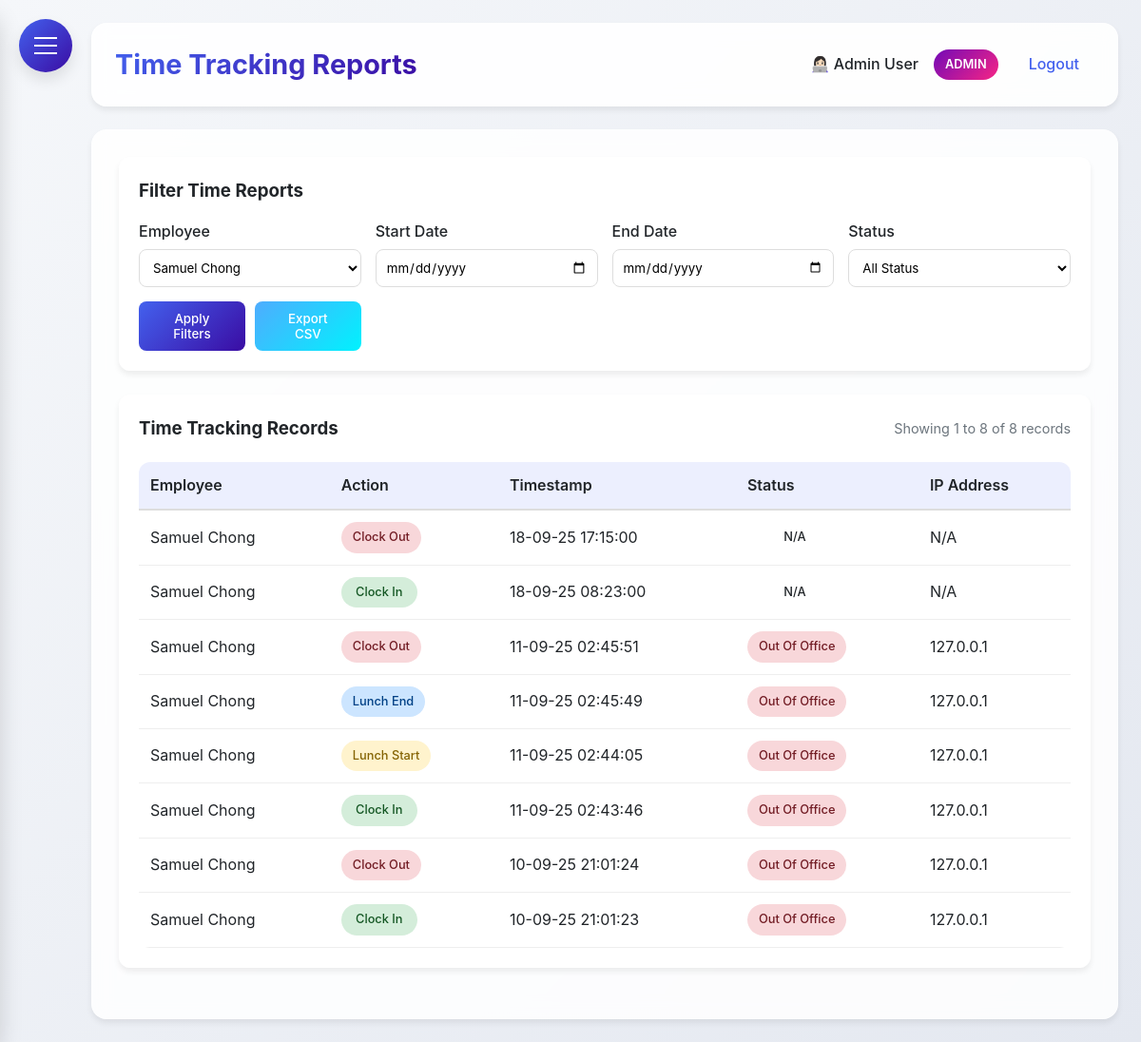
The page /time_reports?employee_id=2 (signed in) on the database as committed earlier.
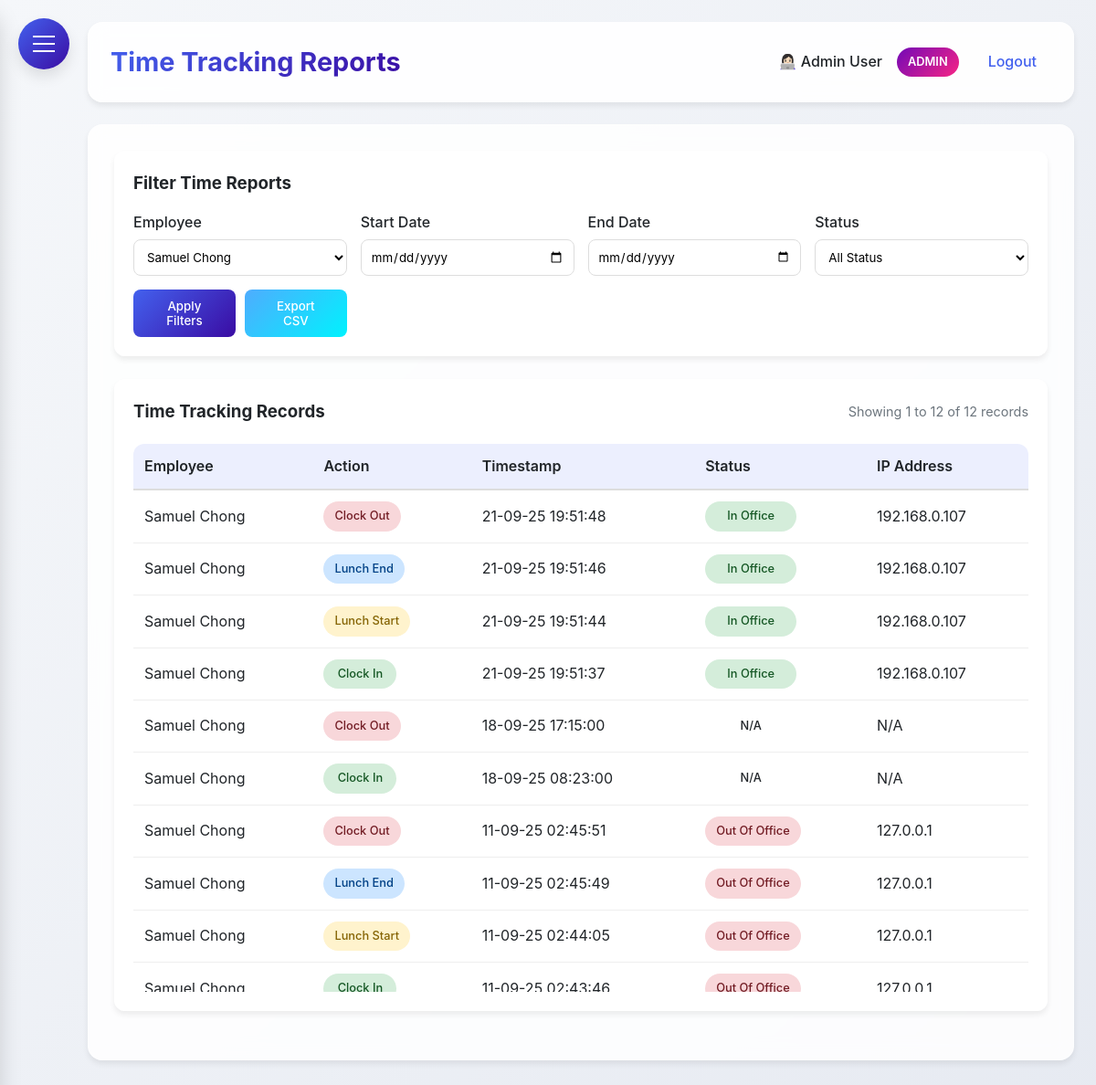
The same page on the database as committed later.
### HerculesSystem.py (models this page shows, shortened)
class TimeTracking(db.Model):
    __tablename__ = 'time_tracking'
    id = db.Column(db.Integer, primary_key=True)
    employee_id = db.Column(db.Integer, db.ForeignKey('employee.id'), nullable=False)
    action_type = db.Column(db.String(20), nullable=False)  #clock_in, clock_out, lunch_start, lunch_end
    timestamp = db.Column(db.DateTime, nullable=True)
    latitude = db.Column(db.Float, nullable=True)
    longitude = db.Column(db.Float, nullable=True)
    address = db.Column(db.String(200), nullable=True)
    status = db.Column(db.String(20), nullable=True)    # in/out office
    ip_address = db.Column(db.String(45), nullable=True)
    employee = db.relationship('Employee', backref=db.backref('time_entries', lazy=True))

class Employee(UserMixin, db.Model):
    id = db.Column(db.Integer, primary_key=True)
    username = db.Column(db.String(80), unique=True, nullable=False)
    password = db.Column(db.String(120), nullable=False)
    full_name = db.Column(db.String(120), nullable=False)
    email = db.Column(db.String(120), unique=True, nullable=False)
    nationality = db.Column(db.String(80), nullable=False)
    employee_id = db.Column(db.String(80), unique=True, nullable=False)
    hire_date = db.Column(db.Date)
    is_admin = db.Column(db.Boolean, default=False)
    user_type = db.Column(db.String(20), default='employee')
    last_clock_in = db.Column(db.DateTime)
    last_clock_out = db.Column(db.DateTime)
    last_lunch_start = db.Column(db.DateTime)
    last_lunch_end = db.Column(db.DateTime)
    leave_balances = db.relationship('LeaveBalance', back_populates='employee', lazy=True)

### HerculesSystem.py (the view)
@app.route('/time_reports', methods=['GET'])
@login_required
def time_reports():
    now = datetime.now(MYT)
    employee_id = request.args.get('employee_id')
    start_date = request.args.get('start_date')
    end_date = request.args.get('end_date')
    status = request.args.get('status')
    page = request.args.get('page', 1, type=int)
    per_page = 50  # Records per page
    employees = Employee.query.all() if current_user.user_type == 'admin' else []
    query = TimeTracking.query
    if current_user.user_type != 'admin':
        query = query.filter(TimeTracking.employee_id == current_user.id)
    else:
        query = query.join(Employee, TimeTracking.employee_id == Employee.id)
    if employee_id:
        query = query.filter(TimeTracking.employee_id == employee_id)
    if start_date:
        query = query.filter(func.date(TimeTracking.timestamp) >= start_date)
    if end_date:
        query = query.filter(func.date(TimeTracking.timestamp) <= end_date)
    if status:
        query = query.filter(TimeTracking.status == status)
    time_records = query.order_by(TimeTracking.timestamp.desc()).paginate(
        page=page, per_page=per_page, error_out=False
    )
    return render_template('time_reports.html',
                         time_records=time_records.items,
                         employees=employees,
                         current_user=current_user,
                         page=page,
                         per_page=per_page,
                         total_records=time_records.total,
                         total_pages=time_records.pages)

### HerculesSystem.py (called while the page is built)
@app.after_request
def add_security_headers(response):
    response.headers['Permissions-Policy'] = 'geolocation=()'
    return response

@login_manager.user_loader
def load_user(user_id):
    return db.session.get(Employee, int(user_id))

@app.context_processor
def inject_now():
    return {'now': datetime.utcnow()}

@app.before_request
def before_request():
    if request.url.startswith('https://'):
        new_url = request.url.replace('https://', 'http://', 1)
        return redirect(new_url, code=301)

### templates/time_reports.html (shortened to what the changed rows need)
{% extends "base.html" %}
{% block content %}
<div class="dashboard-container">
    <div class="glass table-section">
        <div style="display: flex; justify-content: space-between; align-items: center; margin-bottom: 20px;">
            <h3 style="margin: 0;">Time Tracking Records</h3>
            {% if time_records %}
            <div style="color: var(--gray); font-size: 0.9rem;">
                Showing {{ (page - 1) * per_page + 1 }} to {{ [page * per_page, total_records]|min }} of {{ total_records }} records
            </div>
            {% endif %}
        </div>
        {% if time_records %}
        <div class="table-container">
            <table>
                <thead>
                    <tr>
                        {% if current_user.user_type == 'admin' %}
                        <th>Employee</th>
                        {% endif %}
                        <th>Action</th>
                        <th>Timestamp</th>
                        {% if current_user.user_type == 'admin' %}
                        <th>Status</th>
                        <th>IP Address</th>
                        {% endif %}
                    </tr>
                </thead>
                <tbody>
                    {% for record in time_records %}
                    <tr>
                        {% if current_user.user_type == 'admin' %}
                        <td>{{ record.employee.full_name }}</td>
                        {% endif %}
                        <td>
                            <span class="action-badge action-{{ record.action_type }}">
                                {{ record.action_type.replace('_', ' ').title() }}
                            </span>
                        </td>
                        <td>{{ record.timestamp.strftime('%d-%m-%y %H:%M:%S') }}</td>
                        {% if current_user.user_type == 'admin' %}
                        <td>
                            <span class="status-badge status-{{ record.status }}">
                                {{ record.status.replace('_', ' ').title() if record.status else 'N/A' }}
                            </span>
                        </td>
                        <td>{{ record.ip_address or 'N/A' }}</td>
                        {% endif %}
                    </tr>
                    {% endfor %}
                </tbody>
            </table>
        </div>
        {% else %}
        <div class="no-records">
            <p>No time tracking records found.</p>
        </div>
        {% endif %}
    </div>
</div>
{% endblock %}

Rows that differ between the two databases and show on the page:
no longer on this page (row unchanged): TimeTracking: employee.full_name "Samuel Chong", action_type.replace "Clock Out", timestamp "10-09-25 21:01:24", status.replace "Out Of Office", ip_address "127.0.0.1"
no longer on this page (row unchanged): TimeTracking: employee.full_name "Samuel Chong", action_type.replace "Clock In", timestamp "10-09-25 21:01:23", status.replace "Out Of Office", ip_address "127.0.0.1"
added TimeTracking: employee.full_name "Samuel Chong", action_type.replace "Clock Out", timestamp "21-09-25 19:51:48", status.replace "In Office", ip_address "192.168.0.107"
added TimeTracking: employee.full_name "Samuel Chong", action_type.replace "Lunch End", timestamp "21-09-25 19:51:46", status.replace "In Office", ip_address "192.168.0.107"
added TimeTracking: employee.full_name "Samuel Chong", action_type.replace "Lunch Start", timestamp "21-09-25 19:51:44", status.replace "In Office", ip_address "192.168.0.107"
added TimeTracking: employee.full_name "Samuel Chong", action_type.replace "Clock In", timestamp "21-09-25 19:51:37", status.replace "In Office", ip_address "192.168.0.107"
Other text that changed with them:
{{ [page * per_page, total_records]|min }}: "8" → "12"
{{ total_records }}: "8" → "12"
